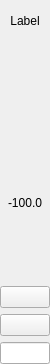
<?xml version="1.0" encoding="UTF-8"?>
<ui version="4.0">
 <class>ConfigMeter_FangTu</class>
 <widget class="QWidget" name="ConfigMeter_FangTu">
  <property name="geometry">
   <rect>
    <x>0</x>
    <y>0</y>
    <width>50</width>
    <height>364</height>
   </rect>
  </property>
  <property name="minimumSize">
   <size>
    <width>50</width>
    <height>0</height>
   </size>
  </property>
  <property name="maximumSize">
   <size>
    <width>50</width>
    <height>16777215</height>
   </size>
  </property>
  <property name="windowTitle">
   <string>Form</string>
  </property>
  <layout class="QVBoxLayout" name="verticalLayout">
   <property name="leftMargin">
    <number>0</number>
   </property>
   <property name="topMargin">
    <number>0</number>
   </property>
   <property name="rightMargin">
    <number>0</number>
   </property>
   <property name="bottomMargin">
    <number>0</number>
   </property>
   <item>
    <widget class="QLabel" name="label_ch">
     <property name="maximumSize">
      <size>
       <width>50</width>
       <height>16777215</height>
      </size>
     </property>
     <property name="text">
      <string>Label</string>
     </property>
     <property name="alignment">
      <set>Qt::AlignCenter</set>
     </property>
    </widget>
   </item>
   <item>
    <widget class="VolumeWidget" name="Volume" native="true">
     <property name="minimumSize">
      <size>
       <width>40</width>
       <height>128</height>
      </size>
     </property>
     <property name="maximumSize">
      <size>
       <width>40</width>
       <height>128</height>
      </size>
     </property>
     <property name="MaxValue" stdset="0">
      <number>20</number>
     </property>
     <property name="MinValue" stdset="0">
      <number>-80</number>
     </property>
     <property name="SingleTrack" stdset="0">
      <bool>true</bool>
     </property>
     <property name="ScaleLabel" stdset="0">
      <bool>true</bool>
     </property>
    </widget>
   </item>
   <item>
    <widget class="QLabel" name="volumeLabel">
     <property name="maximumSize">
      <size>
       <width>50</width>
       <height>50</height>
      </size>
     </property>
     <property name="sizeIncrement">
      <size>
       <width>50</width>
       <height>0</height>
      </size>
     </property>
     <property name="styleSheet">
      <string notr="true"/>
     </property>
     <property name="text">
      <string>-100.0</string>
     </property>
     <property name="alignment">
      <set>Qt::AlignCenter</set>
     </property>
    </widget>
   </item>
   <item alignment="Qt::AlignHCenter|Qt::AlignVCenter">
    <widget class="ConfigGainWidget" name="holdTime" native="true">
     <property name="minimumSize">
      <size>
       <width>50</width>
       <height>50</height>
      </size>
     </property>
     <property name="maximumSize">
      <size>
       <width>50</width>
       <height>16777215</height>
      </size>
     </property>
    </widget>
   </item>
   <item>
    <widget class="QPushButton" name="holdEnable">
     <property name="minimumSize">
      <size>
       <width>0</width>
       <height>0</height>
      </size>
     </property>
     <property name="maximumSize">
      <size>
       <width>50</width>
       <height>16777215</height>
      </size>
     </property>
     <property name="focusPolicy">
      <enum>Qt::NoFocus</enum>
     </property>
     <property name="text">
      <string/>
     </property>
     <property name="checkable">
      <bool>true</bool>
     </property>
    </widget>
   </item>
   <item>
    <widget class="QPushButton" name="InfiniteHold">
     <property name="minimumSize">
      <size>
       <width>0</width>
       <height>0</height>
      </size>
     </property>
     <property name="maximumSize">
      <size>
       <width>50</width>
       <height>16777215</height>
      </size>
     </property>
     <property name="focusPolicy">
      <enum>Qt::NoFocus</enum>
     </property>
     <property name="text">
      <string/>
     </property>
     <property name="checkable">
      <bool>true</bool>
     </property>
    </widget>
   </item>
   <item>
    <widget class="QLineEdit" name="lineEdit">
     <property name="minimumSize">
      <size>
       <width>0</width>
       <height>0</height>
      </size>
     </property>
     <property name="maximumSize">
      <size>
       <width>50</width>
       <height>16777215</height>
      </size>
     </property>
     <property name="styleSheet">
      <string notr="true"/>
     </property>
     <property name="alignment">
      <set>Qt::AlignCenter</set>
     </property>
    </widget>
   </item>
  </layout>
 </widget>
 <customwidgets>
  <customwidget>
   <class>ConfigGainWidget</class>
   <extends>QWidget</extends>
   <header>customWidget/configgainwidget.h</header>
   <container>1</container>
  </customwidget>
  <customwidget>
   <class>VolumeWidget</class>
   <extends>QWidget</extends>
   <header>customWidget/volumewidget.h</header>
   <container>1</container>
  </customwidget>
 </customwidgets>
 <resources/>
 <connections/>
</ui>
